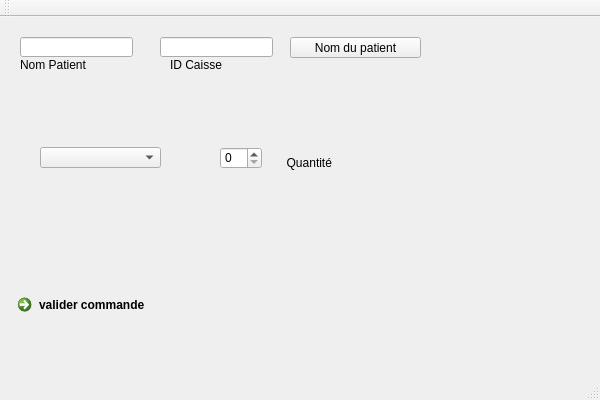
<?xml version="1.0" encoding="UTF-8"?>
<ui version="4.0">
 <class>pharmacienClass</class>
 <widget class="QMainWindow" name="pharmacienClass">
  <property name="geometry">
   <rect>
    <x>0</x>
    <y>0</y>
    <width>600</width>
    <height>400</height>
   </rect>
  </property>
  <property name="windowTitle">
   <string>pharmacien</string>
  </property>
  <widget class="QWidget" name="centralWidget">
   <widget class="QCommandLinkButton" name="validerCommande">
    <property name="geometry">
     <rect>
      <x>10</x>
      <y>270</y>
      <width>185</width>
      <height>41</height>
     </rect>
    </property>
    <property name="text">
     <string>valider commande</string>
    </property>
   </widget>
   <widget class="QSpinBox" name="quantite">
    <property name="geometry">
     <rect>
      <x>220</x>
      <y>130</y>
      <width>42</width>
      <height>22</height>
     </rect>
    </property>
   </widget>
   <widget class="QLabel" name="labelQuantite">
    <property name="geometry">
     <rect>
      <x>280</x>
      <y>130</y>
      <width>71</width>
      <height>31</height>
     </rect>
    </property>
    <property name="text">
     <string>  Quantité</string>
    </property>
   </widget>
   <widget class="QComboBox" name="listeDeMedoc">
    <property name="geometry">
     <rect>
      <x>40</x>
      <y>130</y>
      <width>121</width>
      <height>21</height>
     </rect>
    </property>
   </widget>
   <widget class="QLabel" name="image">
    <property name="geometry">
     <rect>
      <x>440</x>
      <y>20</y>
      <width>141</width>
      <height>121</height>
     </rect>
    </property>
    <property name="text">
     <string/>
    </property>
    <property name="pixmap">
     <pixmap resource="pharmacien.qrc">:/pharmacien/pharmacie.png</pixmap>
    </property>
    <property name="scaledContents">
     <bool>true</bool>
    </property>
   </widget>
   <widget class="QLineEdit" name="lineEditNom">
    <property name="geometry">
     <rect>
      <x>20</x>
      <y>20</y>
      <width>113</width>
      <height>20</height>
     </rect>
    </property>
   </widget>
   <widget class="QLabel" name="labelStatue">
    <property name="geometry">
     <rect>
      <x>260</x>
      <y>250</y>
      <width>331</width>
      <height>51</height>
     </rect>
    </property>
    <property name="text">
     <string/>
    </property>
   </widget>
   <widget class="QPushButton" name="boutonPatient">
    <property name="geometry">
     <rect>
      <x>290</x>
      <y>20</y>
      <width>131</width>
      <height>21</height>
     </rect>
    </property>
    <property name="text">
     <string>Nom du patient</string>
    </property>
   </widget>
   <widget class="QLabel" name="label">
    <property name="geometry">
     <rect>
      <x>340</x>
      <y>140</y>
      <width>71</width>
      <height>21</height>
     </rect>
    </property>
    <property name="text">
     <string/>
    </property>
   </widget>
   <widget class="QLineEdit" name="lineEditIDCaisse">
    <property name="geometry">
     <rect>
      <x>160</x>
      <y>20</y>
      <width>113</width>
      <height>20</height>
     </rect>
    </property>
   </widget>
   <widget class="QLabel" name="label_2">
    <property name="geometry">
     <rect>
      <x>20</x>
      <y>40</y>
      <width>71</width>
      <height>16</height>
     </rect>
    </property>
    <property name="text">
     <string>Nom Patient</string>
    </property>
   </widget>
   <widget class="QLabel" name="label_3">
    <property name="geometry">
     <rect>
      <x>170</x>
      <y>40</y>
      <width>71</width>
      <height>16</height>
     </rect>
    </property>
    <property name="text">
     <string>ID Caisse</string>
    </property>
   </widget>
  </widget>
  <widget class="QMenuBar" name="menuBar">
   <property name="geometry">
    <rect>
     <x>0</x>
     <y>0</y>
     <width>600</width>
     <height>21</height>
    </rect>
   </property>
  </widget>
  <widget class="QToolBar" name="mainToolBar">
   <attribute name="toolBarArea">
    <enum>TopToolBarArea</enum>
   </attribute>
   <attribute name="toolBarBreak">
    <bool>false</bool>
   </attribute>
  </widget>
  <widget class="QStatusBar" name="statusBar"/>
 </widget>
 <layoutdefault spacing="6" margin="11"/>
 <resources>
  <include location="pharmacien.qrc"/>
 </resources>
 <connections>
  <connection>
   <sender>boutonPatient</sender>
   <signal>clicked()</signal>
   <receiver>pharmacienClass</receiver>
   <slot>patient()</slot>
   <hints>
    <hint type="sourcelabel">
     <x>205</x>
     <y>63</y>
    </hint>
    <hint type="destinationlabel">
     <x>299</x>
     <y>199</y>
    </hint>
   </hints>
  </connection>
  <connection>
   <sender>validerCommande</sender>
   <signal>clicked()</signal>
   <receiver>pharmacienClass</receiver>
   <slot>commande()</slot>
   <hints>
    <hint type="sourcelabel">
     <x>102</x>
     <y>323</y>
    </hint>
    <hint type="destinationlabel">
     <x>299</x>
     <y>199</y>
    </hint>
   </hints>
  </connection>
 </connections>
 <slots>
  <slot>patient()</slot>
  <slot>commande()</slot>
 </slots>
</ui>
